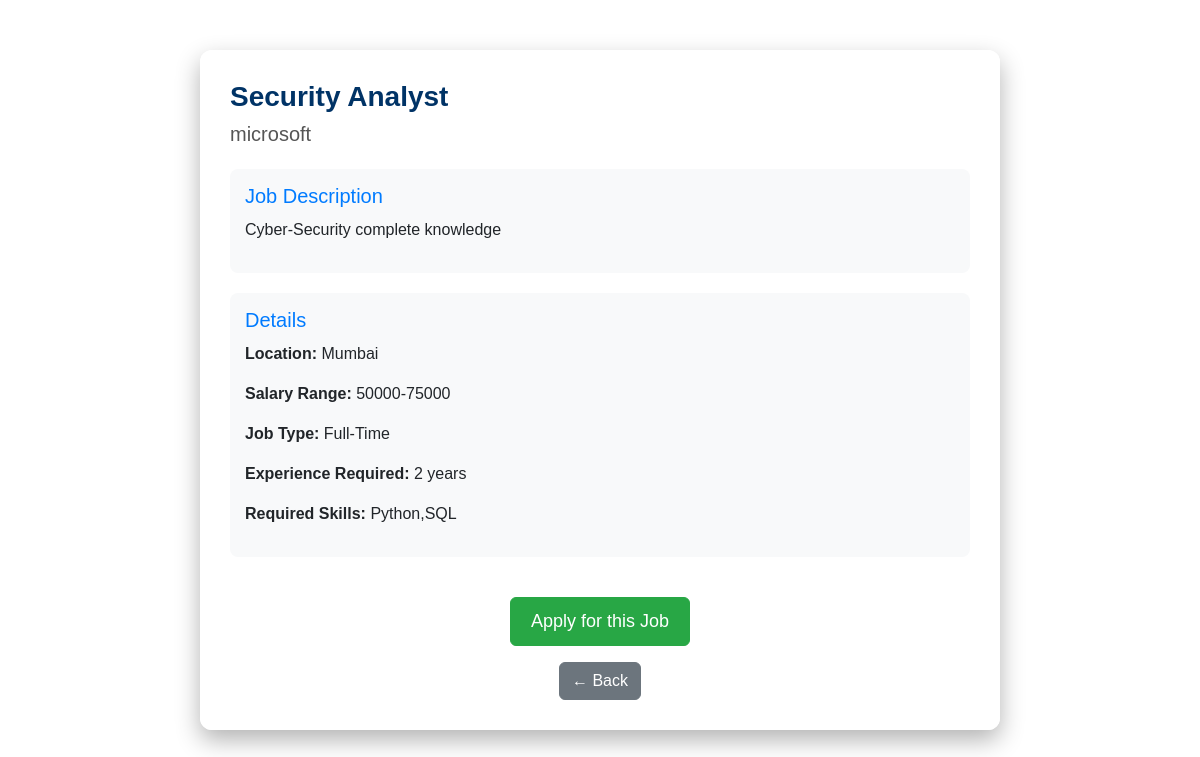
The app's page /jobseeker/view-job.php?id=5 (signed in) with its own data.
### tables this page shows
CREATE TABLE `jobs` (
  `id` int(11) NOT NULL,
  `employer_id` int(11) NOT NULL,
  `title` varchar(255) NOT NULL,
  `description` text NOT NULL,
  `location` varchar(100) DEFAULT NULL,
  `salary_range` varchar(50) DEFAULT NULL,
  `job_type` enum('Full-Time','Part-Time','Internship','Remote') DEFAULT NULL,
  `experience_required` varchar(100) DEFAULT NULL,
  `skills_required` text DEFAULT NULL,
  `created_at` timestamp NOT NULL DEFAULT current_timestamp(),
  `company_name` varchar(255) DEFAULT NULL,
  `tags` varchar(255) DEFAULT NULL
);

### jobseeker/view-job.php (the view, shortened to what this page needs)
<?php
include("../config.php");
$job_id = isset($_GET['id']) ? intval($_GET['id']) : 0;
$sql = "SELECT * FROM jobs WHERE id = ?";
$stmt = $conn->prepare($sql);
$stmt->bind_param("i", $job_id);
$stmt->execute();
$result = $stmt->get_result();
$job = $result->fetch_assoc();
?>
<!DOCTYPE html>
<html>
<head>
    <link href="https://cdn.jsdelivr.net/npm/bootstrap@5.3.0/dist/css/bootstrap.min.css" rel="stylesheet">
</head>
<body>
<div class="container job-details-container">
    <h2 class="job-title"><?= htmlspecialchars($job['title']); ?></h2>
    <p class="company-name"><?= htmlspecialchars($job['company_name'] ?? 'N/A'); ?></p>
    <div class="details-section">
        <h4>Job Description</h4>
        <p><?= nl2br(htmlspecialchars($job['description'])); ?></p>
    </div>
    <div class="details-section">
        <h4>Details</h4>
        <p><strong>Location:</strong> <?= htmlspecialchars($job['location']); ?></p>
        <p><strong>Salary Range:</strong> <?= htmlspecialchars($job['salary_range']); ?></p>
        <p><strong>Job Type:</strong> <?= htmlspecialchars($job['job_type']); ?></p>
        <p><strong>Experience Required:</strong> <?= htmlspecialchars($job['experience_required']); ?></p>
        <p><strong>Required Skills:</strong> <?= htmlspecialchars($job['skills_required']); ?></p>
    </div>
    <div class="text-center">
        <a href="apply.php?job_id=<?= $job['id']; ?>" class="btn btn-apply">Apply for this Job</a>
    </div>
    <div class="text-center mt-3">
        <a href="javascript:history.back()" class="btn btn-secondary">← Back</a>
    </div>
</div>
</body>
</html>

### jobseeker/view-job.php (style rules this page uses)
body { background: url('https://images.unsplash.com/photo-1504384308090-c894fdcc538d') no-repeat center center fixed; background-size: cover; font-family: Arial, sans-serif; }
.job-details-container { background: rgba(255, 255, 255, 0.95); padding: 30px; border-radius: 12px; max-width: 800px; margin: 50px auto; box-shadow: 0 10px 25px rgba(0,0,0,0.3); }
.job-title { font-size: 28px; font-weight: bold; color: #003366; margin-bottom: 5px; }
.company-name { font-size: 20px; color: #555; margin-bottom: 20px; }
.details-section { margin-bottom: 20px; padding: 15px; border-radius: 8px; background: #f8f9fa; }
.details-section h4 { color: #007bff; font-size: 20px; margin-bottom: 10px; }
.btn-apply { background-color: #28a745; border-color: #28a745; color: #fff; padding: 10px 20px; font-size: 18px; margin-top: 20px; }

### records on screen
jobs: title "Security Analyst", company_name "microsoft", description "Cyber-Security complete knowledge", location "Mumbai", salary_range "50000-75000", job_type "Full-Time", experience_required "2 years", skills_required "Python,SQL"
